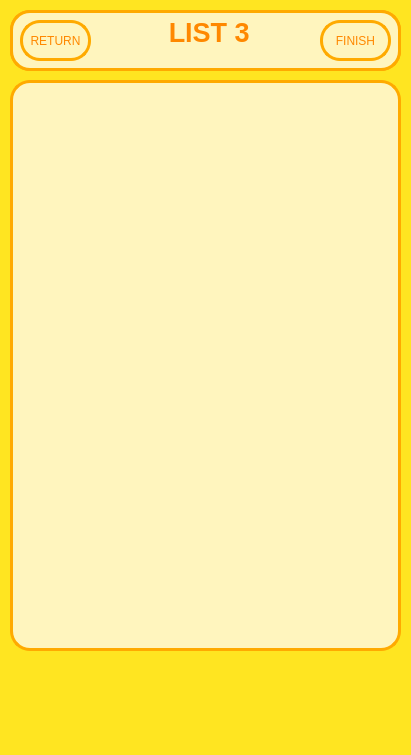
<?xml version="1.0" encoding="UTF-8"?>
<ui version="4.0">
 <class>MainWindow</class>
 <widget class="QMainWindow" name="MainWindow">
  <property name="geometry">
   <rect>
    <x>0</x>
    <y>0</y>
    <width>411</width>
    <height>755</height>
   </rect>
  </property>
  <property name="cursor">
   <cursorShape>PointingHandCursor</cursorShape>
  </property>
  <property name="windowTitle">
   <string>MainWindow</string>
  </property>
  <property name="styleSheet">
   <string notr="true">background: rgb(255, 229, 33)</string>
  </property>
  <widget class="QWidget" name="centralwidget">
   <widget class="QPlainTextEdit" name="txted_todo3">
    <property name="geometry">
     <rect>
      <x>10</x>
      <y>80</y>
      <width>391</width>
      <height>571</height>
     </rect>
    </property>
    <property name="styleSheet">
     <string notr="true">border: 2.75px solid rgb(255, 170, 0);
  border-radius: 20px;
background: solid rgb(255, 245, 190);
color: gb(255, 136, 0)</string>
    </property>
   </widget>
   <widget class="QLabel" name="label">
    <property name="geometry">
     <rect>
      <x>10</x>
      <y>640</y>
      <width>91</width>
      <height>61</height>
     </rect>
    </property>
    <property name="text">
     <string/>
    </property>
    <property name="pixmap">
     <pixmap>../pixel_picture/New Piskel (2)/pixer_duck10.png</pixmap>
    </property>
   </widget>
   <widget class="QWidget" name="widget" native="true">
    <property name="geometry">
     <rect>
      <x>10</x>
      <y>10</y>
      <width>391</width>
      <height>61</height>
     </rect>
    </property>
    <property name="styleSheet">
     <string notr="true">border: 2.75px solid rgb(255, 170, 0);
  border-radius: 20px;
background: solid rgb(255, 245, 190);
color: black</string>
    </property>
    <widget class="QTextBrowser" name="txt_tiltle">
     <property name="geometry">
      <rect>
       <x>0</x>
       <y>0</y>
       <width>391</width>
       <height>61</height>
      </rect>
     </property>
     <property name="styleSheet">
      <string notr="true">color: rgb(255, 136, 0)</string>
     </property>
     <property name="html">
      <string>&lt;!DOCTYPE HTML PUBLIC &quot;-//W3C//DTD HTML 4.0//EN&quot; &quot;http://www.w3.org/TR/REC-html40/strict.dtd&quot;&gt;
&lt;html&gt;&lt;head&gt;&lt;meta name=&quot;qrichtext&quot; content=&quot;1&quot; /&gt;&lt;meta charset=&quot;utf-8&quot; /&gt;&lt;style type=&quot;text/css&quot;&gt;
p, li { white-space: pre-wrap; }
hr { height: 1px; border-width: 0; }
li.unchecked::marker { content: &quot;\2610&quot;; }
li.checked::marker { content: &quot;\2612&quot;; }
&lt;/style&gt;&lt;/head&gt;&lt;body style=&quot; font-family:'Segoe UI'; font-size:9pt; font-weight:400; font-style:normal;&quot;&gt;
&lt;p align=&quot;center&quot; style=&quot; margin-top:0px; margin-bottom:0px; margin-left:0px; margin-right:0px; -qt-block-indent:0; text-indent:0px;&quot;&gt;&lt;span style=&quot; font-size:20pt; font-weight:700;&quot;&gt; LIST 3&lt;/span&gt;&lt;/p&gt;&lt;/body&gt;&lt;/html&gt;</string>
     </property>
    </widget>
    <widget class="QPushButton" name="bt_return3">
     <property name="geometry">
      <rect>
       <x>10</x>
       <y>10</y>
       <width>71</width>
       <height>41</height>
      </rect>
     </property>
     <property name="styleSheet">
      <string notr="true">color: rgb(255, 136, 0)</string>
     </property>
     <property name="text">
      <string>RETURN</string>
     </property>
    </widget>
    <widget class="QPushButton" name="bt_finish3">
     <property name="geometry">
      <rect>
       <x>310</x>
       <y>10</y>
       <width>71</width>
       <height>41</height>
      </rect>
     </property>
     <property name="cursor">
      <cursorShape>PointingHandCursor</cursorShape>
     </property>
     <property name="styleSheet">
      <string notr="true">color: rgb(255, 136, 0)</string>
     </property>
     <property name="text">
      <string>FINISH</string>
     </property>
    </widget>
   </widget>
   <widget class="QLabel" name="label_5">
    <property name="geometry">
     <rect>
      <x>340</x>
      <y>640</y>
      <width>91</width>
      <height>61</height>
     </rect>
    </property>
    <property name="text">
     <string/>
    </property>
    <property name="pixmap">
     <pixmap>../pixel_picture/New Piskel (2)/pixer_duck10.png</pixmap>
    </property>
   </widget>
   <widget class="QLabel" name="label_3">
    <property name="geometry">
     <rect>
      <x>180</x>
      <y>640</y>
      <width>91</width>
      <height>61</height>
     </rect>
    </property>
    <property name="text">
     <string/>
    </property>
    <property name="pixmap">
     <pixmap>../pixel_picture/New Piskel (2)/pixer_duck10.png</pixmap>
    </property>
   </widget>
   <widget class="QLabel" name="label_4">
    <property name="geometry">
     <rect>
      <x>260</x>
      <y>640</y>
      <width>91</width>
      <height>61</height>
     </rect>
    </property>
    <property name="text">
     <string/>
    </property>
    <property name="pixmap">
     <pixmap>../pixel_picture/New Piskel (2)/pixer_duck10.png</pixmap>
    </property>
   </widget>
   <widget class="QLabel" name="label_2">
    <property name="geometry">
     <rect>
      <x>90</x>
      <y>640</y>
      <width>91</width>
      <height>61</height>
     </rect>
    </property>
    <property name="text">
     <string/>
    </property>
    <property name="pixmap">
     <pixmap>../pixel_picture/New Piskel (2)/pixer_duck10.png</pixmap>
    </property>
   </widget>
   <zorder>label</zorder>
   <zorder>label_2</zorder>
   <zorder>label_3</zorder>
   <zorder>label_4</zorder>
   <zorder>label_5</zorder>
   <zorder>txted_todo3</zorder>
   <zorder>widget</zorder>
  </widget>
  <widget class="QMenuBar" name="menubar">
   <property name="geometry">
    <rect>
     <x>0</x>
     <y>0</y>
     <width>411</width>
     <height>25</height>
    </rect>
   </property>
  </widget>
  <widget class="QStatusBar" name="statusbar"/>
 </widget>
 <resources/>
 <connections/>
</ui>
